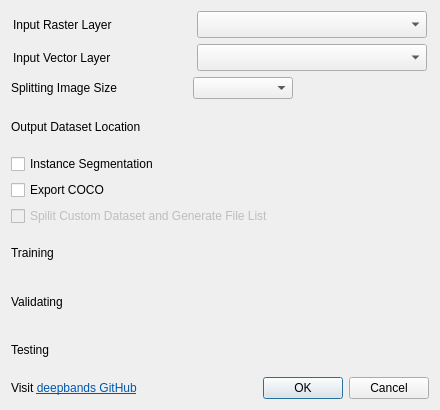
<?xml version="1.0" encoding="UTF-8"?>
<ui version="4.0">
 <class>SplitRSDataDialogBase</class>
 <widget class="QDialog" name="SplitRSDataDialogBase">
  <property name="geometry">
   <rect>
    <x>0</x>
    <y>0</y>
    <width>440</width>
    <height>410</height>
   </rect>
  </property>
  <property name="sizePolicy">
   <sizepolicy hsizetype="Fixed" vsizetype="Fixed">
    <horstretch>0</horstretch>
    <verstretch>0</verstretch>
   </sizepolicy>
  </property>
  <property name="minimumSize">
   <size>
    <width>440</width>
    <height>410</height>
   </size>
  </property>
  <property name="maximumSize">
   <size>
    <width>440</width>
    <height>410</height>
   </size>
  </property>
  <property name="windowTitle">
   <string>Deep Learning Datasets Maker</string>
  </property>
  <layout class="QVBoxLayout" name="verticalLayout">
   <item>
    <layout class="QHBoxLayout" name="horizontalLayout">
     <item>
      <widget class="QLabel" name="label">
       <property name="minimumSize">
        <size>
         <width>176</width>
         <height>0</height>
        </size>
       </property>
       <property name="maximumSize">
        <size>
         <width>176</width>
         <height>16777215</height>
        </size>
       </property>
       <property name="text">
        <string>Input Raster Layer</string>
       </property>
      </widget>
     </item>
     <item>
      <widget class="QgsMapLayerComboBox" name="mMapLayerComboBoxR">
       <property name="sizePolicy">
        <sizepolicy hsizetype="Preferred" vsizetype="Fixed">
         <horstretch>0</horstretch>
         <verstretch>0</verstretch>
        </sizepolicy>
       </property>
       <property name="minimumSize">
        <size>
         <width>230</width>
         <height>27</height>
        </size>
       </property>
       <property name="maximumSize">
        <size>
         <width>230</width>
         <height>16777215</height>
        </size>
       </property>
      </widget>
     </item>
    </layout>
   </item>
   <item>
    <layout class="QHBoxLayout" name="horizontalLayout_2">
     <item>
      <widget class="QLabel" name="label_2">
       <property name="minimumSize">
        <size>
         <width>176</width>
         <height>0</height>
        </size>
       </property>
       <property name="maximumSize">
        <size>
         <width>176</width>
         <height>16777215</height>
        </size>
       </property>
       <property name="text">
        <string>Input Vector Layer</string>
       </property>
      </widget>
     </item>
     <item>
      <widget class="QgsMapLayerComboBox" name="mMapLayerComboBoxV">
       <property name="sizePolicy">
        <sizepolicy hsizetype="Preferred" vsizetype="Fixed">
         <horstretch>0</horstretch>
         <verstretch>0</verstretch>
        </sizepolicy>
       </property>
       <property name="minimumSize">
        <size>
         <width>230</width>
         <height>27</height>
        </size>
       </property>
       <property name="maximumSize">
        <size>
         <width>230</width>
         <height>16777215</height>
        </size>
       </property>
      </widget>
     </item>
    </layout>
   </item>
   <item>
    <layout class="QHBoxLayout" name="horizontalLayout_3">
     <item>
      <widget class="QLabel" name="label_3">
       <property name="minimumSize">
        <size>
         <width>176</width>
         <height>16</height>
        </size>
       </property>
       <property name="maximumSize">
        <size>
         <width>176</width>
         <height>16</height>
        </size>
       </property>
       <property name="text">
        <string>Splitting Image Size</string>
       </property>
      </widget>
     </item>
     <item>
      <widget class="QComboBox" name="comboBoxImgSize">
       <property name="sizePolicy">
        <sizepolicy hsizetype="Preferred" vsizetype="Fixed">
         <horstretch>0</horstretch>
         <verstretch>0</verstretch>
        </sizepolicy>
       </property>
       <property name="minimumSize">
        <size>
         <width>100</width>
         <height>22</height>
        </size>
       </property>
       <property name="maximumSize">
        <size>
         <width>100</width>
         <height>22</height>
        </size>
       </property>
      </widget>
     </item>
     <item>
      <spacer name="horizontalSpacer">
       <property name="orientation">
        <enum>Qt::Horizontal</enum>
       </property>
       <property name="sizeType">
        <enum>QSizePolicy::Expanding</enum>
       </property>
       <property name="sizeHint" stdset="0">
        <size>
         <width>18</width>
         <height>20</height>
        </size>
       </property>
      </spacer>
     </item>
    </layout>
   </item>
   <item>
    <layout class="QHBoxLayout" name="horizontalLayout_5">
     <item>
      <widget class="QLabel" name="label_5">
       <property name="minimumSize">
        <size>
         <width>176</width>
         <height>0</height>
        </size>
       </property>
       <property name="maximumSize">
        <size>
         <width>176</width>
         <height>16777215</height>
        </size>
       </property>
       <property name="text">
        <string>Output Dataset Location</string>
       </property>
      </widget>
     </item>
     <item>
      <widget class="QgsFileWidget" name="mQfwDataset">
       <property name="storageMode">
        <enum>QgsFileWidget::GetDirectory</enum>
       </property>
      </widget>
     </item>
    </layout>
   </item>
   <item>
    <widget class="QCheckBox" name="checkBoxInSeg">
     <property name="text">
      <string>Instance Segmentation</string>
     </property>
    </widget>
   </item>
   <item>
    <widget class="QCheckBox" name="checkBoxCOCO">
     <property name="enabled">
      <bool>true</bool>
     </property>
     <property name="text">
      <string>Export COCO</string>
     </property>
    </widget>
   </item>
   <item>
    <widget class="QCheckBox" name="checkBoxPaddle">
     <property name="enabled">
      <bool>false</bool>
     </property>
     <property name="text">
      <string>Spilit Custom Dataset and Generate File List</string>
     </property>
    </widget>
   </item>
   <item>
    <layout class="QHBoxLayout" name="horizontalLayout_8">
     <item>
      <widget class="QLabel" name="label_8">
       <property name="enabled">
        <bool>true</bool>
       </property>
       <property name="minimumSize">
        <size>
         <width>176</width>
         <height>0</height>
        </size>
       </property>
       <property name="maximumSize">
        <size>
         <width>176</width>
         <height>16777215</height>
        </size>
       </property>
       <property name="text">
        <string>Training</string>
       </property>
      </widget>
     </item>
     <item>
      <widget class="QgsOpacityWidget" name="mOpacityWidget_Training">
       <property name="enabled">
        <bool>true</bool>
       </property>
       <property name="opacity">
        <double>0.600000000000000</double>
       </property>
      </widget>
     </item>
    </layout>
   </item>
   <item>
    <layout class="QHBoxLayout" name="horizontalLayout_9">
     <item>
      <widget class="QLabel" name="label_9">
       <property name="minimumSize">
        <size>
         <width>176</width>
         <height>0</height>
        </size>
       </property>
       <property name="maximumSize">
        <size>
         <width>176</width>
         <height>16777215</height>
        </size>
       </property>
       <property name="text">
        <string>Validating</string>
       </property>
      </widget>
     </item>
     <item>
      <widget class="QgsOpacityWidget" name="mOpacityWidget_Validating">
       <property name="opacity">
        <double>0.200000000000000</double>
       </property>
      </widget>
     </item>
    </layout>
   </item>
   <item>
    <layout class="QHBoxLayout" name="horizontalLayout_10">
     <item>
      <widget class="QLabel" name="label_10">
       <property name="minimumSize">
        <size>
         <width>176</width>
         <height>0</height>
        </size>
       </property>
       <property name="maximumSize">
        <size>
         <width>176</width>
         <height>16777215</height>
        </size>
       </property>
       <property name="text">
        <string>Testing</string>
       </property>
      </widget>
     </item>
     <item>
      <widget class="QgsOpacityWidget" name="mOpacityWidget_Testing">
       <property name="enabled">
        <bool>false</bool>
       </property>
       <property name="opacity">
        <double>0.200000000000000</double>
       </property>
      </widget>
     </item>
    </layout>
   </item>
   <item>
    <layout class="QHBoxLayout" name="horizontalLayout_4">
     <item>
      <widget class="QLabel" name="label_6">
       <property name="minimumSize">
        <size>
         <width>200</width>
         <height>0</height>
        </size>
       </property>
       <property name="text">
        <string>&lt;html&gt;&lt;head/&gt;&lt;body&gt;&lt;p&gt;Visit &lt;a href=&quot;https://github.com/deepbands/deep-learning-datasets-maker&quot;&gt;&lt;span style=&quot; text-decoration: underline; color:#0057ae;&quot;&gt;deepbands GitHub&lt;/span&gt;&lt;/a&gt;&lt;/p&gt;&lt;/body&gt;&lt;/html&gt;</string>
       </property>
       <property name="textFormat">
        <enum>Qt::AutoText</enum>
       </property>
       <property name="wordWrap">
        <bool>true</bool>
       </property>
       <property name="openExternalLinks">
        <bool>true</bool>
       </property>
      </widget>
     </item>
     <item>
      <widget class="QDialogButtonBox" name="button_box">
       <property name="orientation">
        <enum>Qt::Horizontal</enum>
       </property>
       <property name="standardButtons">
        <set>QDialogButtonBox::Cancel|QDialogButtonBox::Ok</set>
       </property>
      </widget>
     </item>
    </layout>
   </item>
  </layout>
 </widget>
 <customwidgets>
  <customwidget>
   <class>QgsFileWidget</class>
   <extends>QWidget</extends>
   <header>qgsfilewidget.h</header>
  </customwidget>
  <customwidget>
   <class>QgsMapLayerComboBox</class>
   <extends>QComboBox</extends>
   <header>qgsmaplayercombobox.h</header>
  </customwidget>
  <customwidget>
   <class>QgsOpacityWidget</class>
   <extends>QWidget</extends>
   <header>qgsopacitywidget.h</header>
  </customwidget>
 </customwidgets>
 <resources/>
 <connections>
  <connection>
   <sender>button_box</sender>
   <signal>accepted()</signal>
   <receiver>SplitRSDataDialogBase</receiver>
   <slot>accept()</slot>
   <hints>
    <hint type="sourcelabel">
     <x>20</x>
     <y>20</y>
    </hint>
    <hint type="destinationlabel">
     <x>20</x>
     <y>20</y>
    </hint>
   </hints>
  </connection>
  <connection>
   <sender>button_box</sender>
   <signal>rejected()</signal>
   <receiver>SplitRSDataDialogBase</receiver>
   <slot>reject()</slot>
   <hints>
    <hint type="sourcelabel">
     <x>20</x>
     <y>20</y>
    </hint>
    <hint type="destinationlabel">
     <x>20</x>
     <y>20</y>
    </hint>
   </hints>
  </connection>
 </connections>
</ui>
